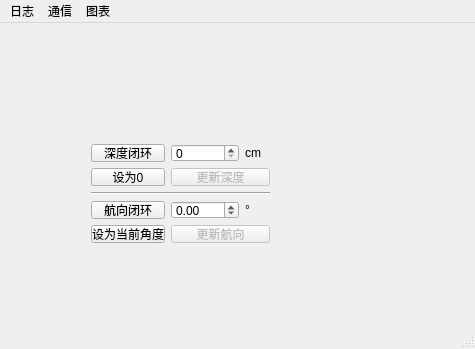
<?xml version="1.0" encoding="UTF-8"?>
<ui version="4.0">
 <class>MainWindow</class>
 <widget class="QMainWindow" name="MainWindow">
  <property name="geometry">
   <rect>
    <x>0</x>
    <y>0</y>
    <width>475</width>
    <height>349</height>
   </rect>
  </property>
  <property name="windowTitle">
   <string>MainWindow</string>
  </property>
  <widget class="QWidget" name="centralWidget">
   <widget class="QWidget" name="">
    <property name="geometry">
     <rect>
      <x>80</x>
      <y>110</y>
      <width>201</width>
      <height>121</height>
     </rect>
    </property>
    <layout class="QGridLayout" name="gridLayout">
     <item row="0" column="0">
      <widget class="QPushButton" name="btnDepthClosedLoop">
       <property name="text">
        <string>深度闭环</string>
       </property>
       <property name="checkable">
        <bool>true</bool>
       </property>
      </widget>
     </item>
     <item row="1" column="0">
      <widget class="QPushButton" name="btnSet0Depth">
       <property name="enabled">
        <bool>true</bool>
       </property>
       <property name="text">
        <string>设为0</string>
       </property>
      </widget>
     </item>
     <item row="1" column="1" colspan="3">
      <widget class="QPushButton" name="btnRefreshDepth">
       <property name="enabled">
        <bool>false</bool>
       </property>
       <property name="text">
        <string>更新深度</string>
       </property>
       <property name="flat">
        <bool>false</bool>
       </property>
      </widget>
     </item>
     <item row="2" column="0" colspan="4">
      <widget class="Line" name="line_6">
       <property name="orientation">
        <enum>Qt::Horizontal</enum>
       </property>
      </widget>
     </item>
     <item row="3" column="0">
      <widget class="QPushButton" name="btnCourseClosedLoop">
       <property name="text">
        <string>航向闭环</string>
       </property>
       <property name="checkable">
        <bool>true</bool>
       </property>
      </widget>
     </item>
     <item row="3" column="1" colspan="2">
      <widget class="QDoubleSpinBox" name="courseVal">
       <property name="wrapping">
        <bool>true</bool>
       </property>
       <property name="minimum">
        <double>-180.000000000000000</double>
       </property>
       <property name="maximum">
        <double>180.000000000000000</double>
       </property>
       <property name="singleStep">
        <double>5.000000000000000</double>
       </property>
      </widget>
     </item>
     <item row="3" column="3">
      <widget class="QLabel" name="label_7">
       <property name="text">
        <string>°</string>
       </property>
      </widget>
     </item>
     <item row="4" column="0">
      <widget class="QPushButton" name="btnUseCurYaw">
       <property name="enabled">
        <bool>true</bool>
       </property>
       <property name="text">
        <string>设为当前角度</string>
       </property>
      </widget>
     </item>
     <item row="4" column="1" colspan="3">
      <widget class="QPushButton" name="btnRefreshCourse">
       <property name="enabled">
        <bool>false</bool>
       </property>
       <property name="text">
        <string>更新航向</string>
       </property>
      </widget>
     </item>
     <item row="0" column="3">
      <widget class="QLabel" name="label_3">
       <property name="text">
        <string>cm</string>
       </property>
      </widget>
     </item>
     <item row="0" column="1" colspan="2">
      <widget class="QDoubleSpinBox" name="depthVal">
       <property name="decimals">
        <number>0</number>
       </property>
      </widget>
     </item>
    </layout>
   </widget>
  </widget>
  <widget class="QMenuBar" name="menuBar">
   <property name="geometry">
    <rect>
     <x>0</x>
     <y>0</y>
     <width>475</width>
     <height>23</height>
    </rect>
   </property>
   <widget class="QMenu" name="menuRecord">
    <property name="title">
     <string>日志</string>
    </property>
   </widget>
   <widget class="QMenu" name="menuComm">
    <property name="title">
     <string>通信</string>
    </property>
   </widget>
   <widget class="QMenu" name="menuChart">
    <property name="title">
     <string>图表</string>
    </property>
    <widget class="QMenu" name="menu">
     <property name="title">
      <string>显示点数</string>
     </property>
     <addaction name="act10Points"/>
     <addaction name="act20Points"/>
     <addaction name="act50Points"/>
     <addaction name="act100Points"/>
    </widget>
    <addaction name="menu"/>
    <addaction name="actChartAniSwitch"/>
   </widget>
   <addaction name="menuRecord"/>
   <addaction name="menuComm"/>
   <addaction name="menuChart"/>
  </widget>
  <widget class="QStatusBar" name="statusBar"/>
  <action name="actChartAniSwitch">
   <property name="checkable">
    <bool>true</bool>
   </property>
   <property name="text">
    <string>动画(尚不完善）</string>
   </property>
   <property name="toolTip">
    <string>图表动画开关</string>
   </property>
  </action>
  <action name="act10Points">
   <property name="checkable">
    <bool>true</bool>
   </property>
   <property name="text">
    <string>10 (1point / s)</string>
   </property>
  </action>
  <action name="act20Points">
   <property name="checkable">
    <bool>true</bool>
   </property>
   <property name="text">
    <string>20 (2points / s)</string>
   </property>
  </action>
  <action name="act50Points">
   <property name="checkable">
    <bool>true</bool>
   </property>
   <property name="text">
    <string>50 (5points / s)</string>
   </property>
  </action>
  <action name="act100Points">
   <property name="checkable">
    <bool>true</bool>
   </property>
   <property name="text">
    <string>100 (10points / s)</string>
   </property>
  </action>
 </widget>
 <layoutdefault spacing="6" margin="11"/>
 <resources/>
 <connections/>
</ui>
